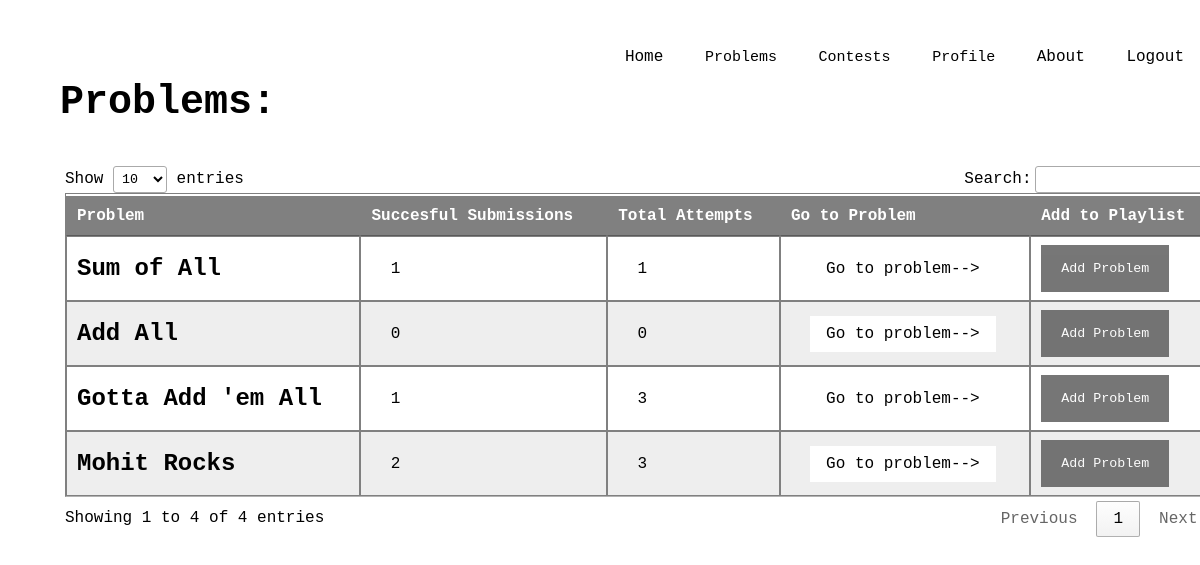
/dashboard/problems/ (signed in), run on an earlier commit of the app's database.
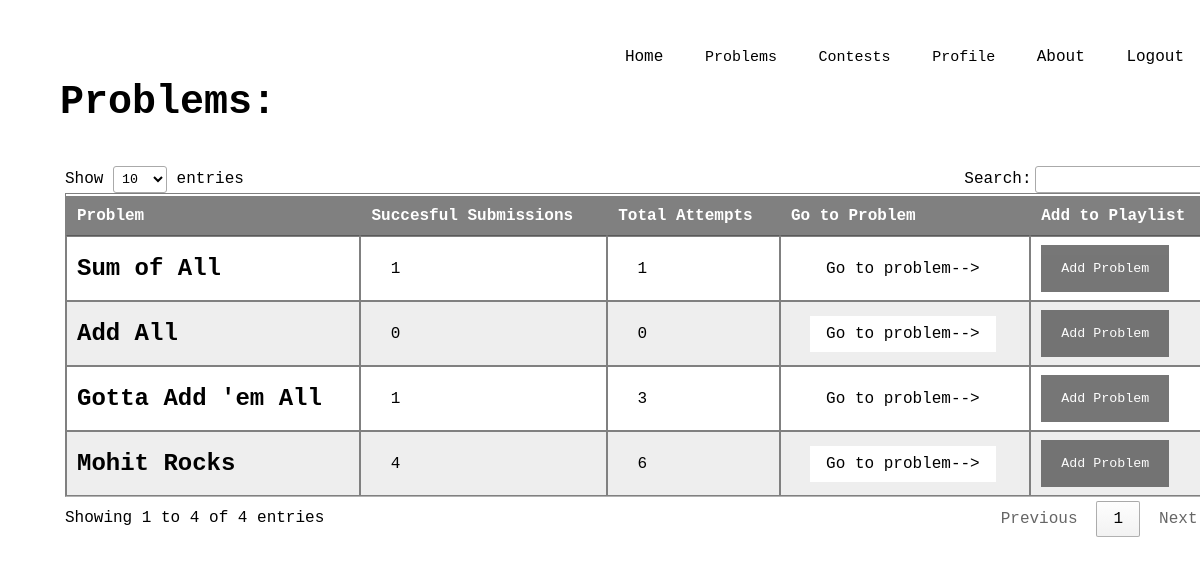
And on a later commit of the database.
### problems/models.py (models this page shows)
class Question(models.Model):
    problemCode = models.CharField(max_length=50)
    problemName = models.CharField(max_length=100)
    problemStatement = models.TextField()
    timeLimit = models.FloatField()
    memoryLimit = models.IntegerField()
    marking = models.IntegerField()
    access = models.IntegerField()
    creator = models.CharField(max_length=20)
    editorialist = models.CharField(max_length=20)
    totalAttempts = models.IntegerField()
    successfulAttempts = models.IntegerField()

### problems/views.py (the view)
# urls.py: path('problems/',problemsView,name='problems'),
@login_required
def problemsView(request):
    questions = Question.objects.all()
    allEntriesInUserPlaylist = UserPlaylist.objects.all()
    categories = []
    for entry in allEntriesInUserPlaylist:
        if entry.userId_id == request.user.id:
            categories.append(entry.playlistCategory)
    all_questions = []
    registerLog('INFO','GET',request.user.username,'Problem','ViewProblemList',get_client_ip(request))
    for ques in questions:
        if ques.access == 1 or ques.creator == request.user.username:
            all_questions.append(ques)
    return render(request,'problems.html',{'all_problems':all_questions,'categories':categories})

### OJ/loggingUtils.py (called while the page is built)
def get_client_ip(request):
    x_forwarded_for = request.META.get('HTTP_X_FORWARDED_FOR')
    if x_forwarded_for:
        ip = x_forwarded_for.split(',')[0]
    else:
        ip = request.META.get('REMOTE_ADDR')
    return ip

def registerLog(level, method, username, function, activity, IP):
	log = logging.getLogger('CallOJLogs')
	staticLogInfo = {'clientip': IP, 'user': username}
	if level == "INFO":
		log.info('"'+ method + ' '+ username + ' '+ function +' '+ activity +'"', extra = staticLogInfo)
	elif level == "ERROR":
		log.error('"'+ method + ' '+ username + ' '+ function +' '+ activity +'"', extra = staticLogInfo)
	else:
		log.debug('"'+ method + ' '+ username + ' '+ function +' '+ activity +'"', extra = staticLogInfo)

### templates/problems.html (shortened to what this page needs)
<head>
    {% load static %}
    <link rel="stylesheet" type="text/css" href="http://cdn.datatables.net/1.10.21/css/jquery.dataTables.min.css" />
        <link rel="stylesheet" type="text/css"  href="{% static "css/problems.css" %}">
    </head>
    <body>
        <header>
            <div class="main">
                <ul>
                    <li><a href="/dashboard">Home</a></li>
                    <div class="dropdown">
                        <button class="dropbtn">Problems</button>
                    </div>
                    <div class="dropdown">
                        <button class="dropbtn">Contests</button>
                    </div>
                    <div class="dropdown">
                        <button class="dropbtn">Profile</button>
                    </div>
                    <li><a href="/about/">About</a></li>
                    <li><a href="/logout/">Logout</a></li>
                </ul>
            </div>
        </header>
        <div class ="title">
            <h1> Problems: </h1> <br> <br>
            <div style="width:105%; padding:5px;">
                <table id="t01">
                    <thead>
                        <tr>
                            <th>Problem</th>
                            <th>Succesful Submissions</th>
                            <th>Total Attempts</th>
                            <th>Go to Problem</th>
                            <th>Add to Playlist</th>
                        </tr>
                    </thead>
                    <tbody>
            {% for problem in all_problems %}
                <tr>
                <td><h2>  {{ problem.problemName }} </h2></td>
                <td> &nbsp {{ problem.successfulAttempts }}</td>
                <td> &nbsp  {{ problem.totalAttempts }} </td>
                <td> &nbsp <form action="/dashboard/problems/{{ problem.id }}/"
                    style="display: inline;"
                    method="post">
                    <input type="submit" value="Go to problem-->"/>
                </form></td>
                <td>
                  <button class="open-button" onclick="openForm2('{{ problem.problemCode }}');">Add Problem</button></td>
                </tr>
            {% endfor %}
                </tbody>
              </table>
            </div>
        </div>
    </body>

### static/css/problems.css (style rules this page uses)
* { margin: 0; padding: 0; font-family: Courier New; }
header { background-color= white; background-size: cover; background-position: center; }
ul { float: right; list-style-type: none; margin-top: 40px; }
ul li { display: inline-block; }
ul li a { text-decoration: none; color: #000; padding: 8px 15px; border: 1px solid transparent; transition: 0.6s ease; }
.main { max-width: 1800px; margin: auto; }
.title { position: absolute; top: 10%; left: 5%; transform: translate (-50%, -50%); }
.title h1 { color: #000; font-size: 40px; }

### templates/problems.html (style rules this page uses)
table { width:100%; }
table, th, td { border: 1px solid #808080; padding-top: 2px; border-collapse: collapse; }
th, td { padding: 15px; text-align: left; }
table#t01 tr:nth-child(even) { background-color: #eee; }
table#t01 tr:nth-child(odd) { background-color: #fff; }
table#t01 th { background-color: #808080; color: white; }
input[type=submit] { background-color: white; color: black; padding: 8px 15px; text-align: center; text-decoration: none; display: inline-block; font-size: 16px; cursor: pointer; border: 1px solid transparent; transition: 0.6s ease; }
.dropbtn { text-decoration: none; color: #000; font-size: 15px; padding: 8px 15px; border: 1px solid transparent; transition: 0.6s ease; background-color: white; }
.dropdown { position: relative; display: inline-block; }
body { font-family: Arial, Helvetica, sans-serif; }
* { box-sizing: border-box; }
.open-button { background-color: #555; color: white; padding: 16px 20px; border: none; cursor: pointer; opacity: 0.8; }

What changed in the data, as far as the page shows it:
changed Question "Mohit Rocks": successfulAttempts "2" → "4"; totalAttempts "3" → "6"
